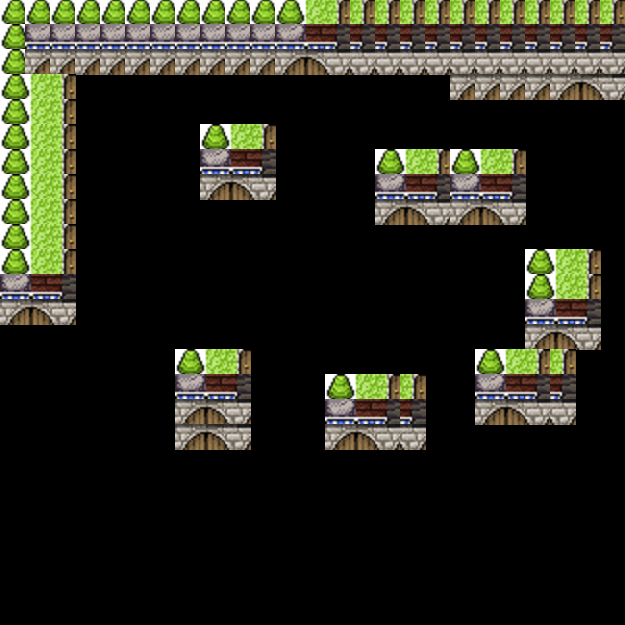

Rendered tile map (Tiled .tmx) drawn with the repository's tilesets; below, a short description and the full map source, tile grids included:
An orthogonal 25x25 tile map with 25x25 px tiles, 1 tile layer (layertiles).

<map version="1.2" tiledversion="1.2.3" orientation="orthogonal" renderorder="right-down" width="25" height="25" tilewidth="25" tileheight="25" infinite="0" nextlayerid="2" nextobjectid="1">
 <tileset firstgid="1" source="gametiles.tsx" />
 <layer id="1" name="layertiles" width="25" height="25">
  <data encoding="csv">
1,1,1,1,1,1,1,1,1,1,1,1,2,3,3,3,3,3,3,3,3,3,3,3,3,
1,16,16,16,16,16,16,16,16,16,16,16,17,18,18,18,18,18,18,18,18,18,18,18,18,
1,31,31,31,31,31,31,31,31,31,31,31,32,33,33,33,33,33,33,33,33,33,33,33,33,
1,2,3,0,0,0,0,0,0,0,0,0,0,0,0,0,0,0,31,31,31,31,31,32,33,
1,2,3,0,0,0,0,0,0,0,0,0,0,0,0,0,0,0,0,0,0,0,0,0,0,
1,2,3,0,0,0,0,0,1,2,3,0,0,0,0,0,0,0,0,0,0,0,0,0,0,
1,2,3,0,0,0,0,0,16,17,18,0,0,0,0,1,2,3,1,2,3,0,0,0,0,
1,2,3,0,0,0,0,0,31,32,33,0,0,0,0,16,17,18,16,17,18,0,0,0,0,
1,2,3,0,0,0,0,0,0,0,0,0,0,0,0,31,32,33,31,32,33,0,0,0,0,
1,2,3,0,0,0,0,0,0,0,0,0,0,0,0,0,0,0,0,0,0,0,0,0,0,
1,2,3,0,0,0,0,0,0,0,0,0,0,0,0,0,0,0,0,0,0,1,2,3,0,
16,17,18,0,0,0,0,0,0,0,0,0,0,0,0,0,0,0,0,0,0,1,2,3,0,
31,32,33,0,0,0,0,0,0,0,0,0,0,0,0,0,0,0,0,0,0,16,17,18,0,
0,0,0,0,0,0,0,0,0,0,0,0,0,0,0,0,0,0,0,0,0,31,32,33,0,
0,0,0,0,0,0,0,1,2,3,0,0,0,0,0,0,0,0,0,1,2,3,3,0,0,
0,0,0,0,0,0,0,16,17,18,0,0,0,1,2,3,3,0,0,16,17,18,18,0,0,
0,0,0,0,0,0,0,31,32,33,0,0,0,16,17,18,18,0,0,31,32,33,33,0,0,
0,0,0,0,0,0,0,31,32,33,0,0,0,31,32,33,33,0,0,0,0,0,0,0,0,
0,0,0,0,0,0,0,0,0,0,0,0,0,0,0,0,0,0,0,0,0,0,0,0,0,
0,0,0,0,0,0,0,0,0,0,0,0,0,0,0,0,0,0,0,0,0,0,0,0,0,
0,0,0,0,0,0,0,0,0,0,0,0,0,0,0,0,0,0,0,0,0,0,0,0,0,
0,0,0,0,0,0,0,0,0,0,0,0,0,0,0,0,0,0,0,0,0,0,0,0,0,
0,0,0,0,0,0,0,0,0,0,0,0,0,0,0,0,0,0,0,0,0,0,0,0,0,
0,0,0,0,0,0,0,0,0,0,0,0,0,0,0,0,0,0,0,0,0,0,0,0,0,
0,0,0,0,0,0,0,0,0,0,0,0,0,0,0,0,0,0,0,0,0,0,0,0,0
</data>
 </layer>
</map>